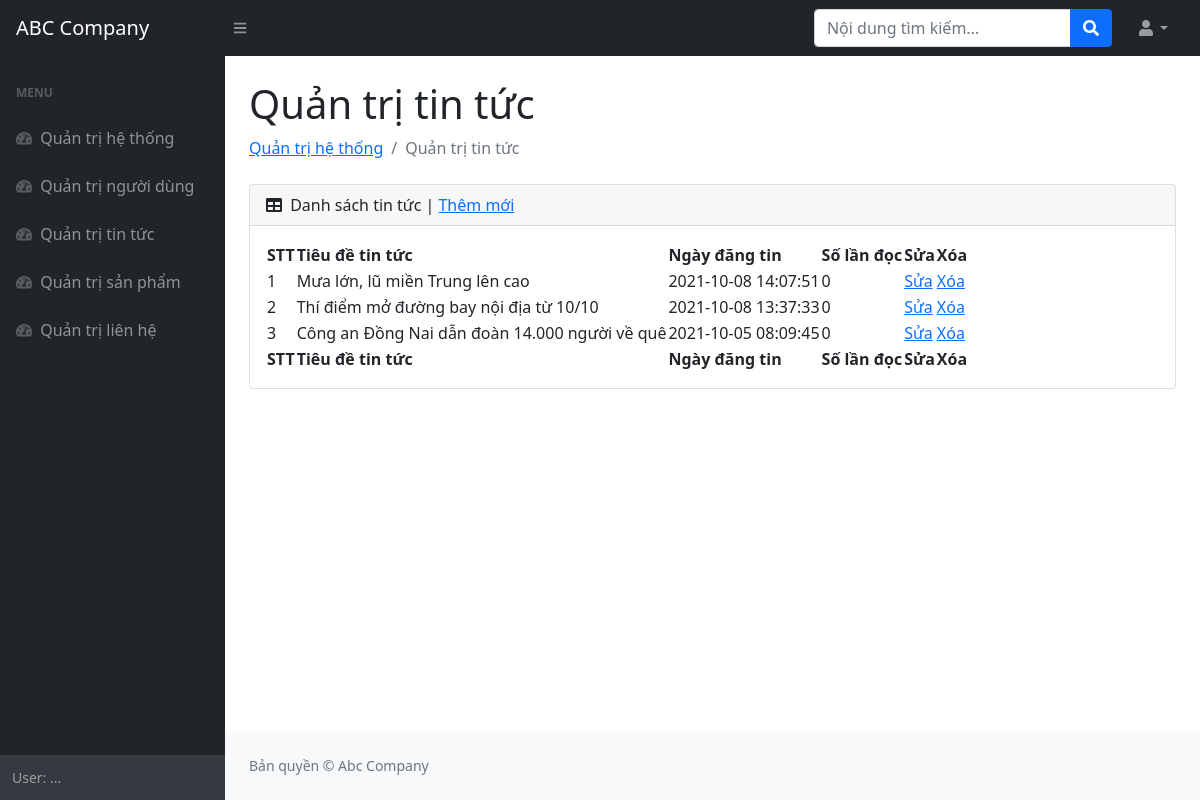
The app's page /admin/tin_tuc.php (signed in) with its own data.
### tables this page shows
CREATE TABLE `tbl_tin_tuc` (
  `id_tin_tuc` int(11) NOT NULL,
  `tieu_de` varchar(200) NOT NULL,
  `mo_ta` varchar(500) NOT NULL,
  `noi_dung` text NOT NULL,
  `anh_minh_hoa` varchar(200) DEFAULT NULL,
  `so_lan_doc` int(11) NOT NULL DEFAULT '0',
  `ngay_dang` timestamp NOT NULL DEFAULT CURRENT_TIMESTAMP,
  `ghi_chu` text
);

### admin/tin_tuc.php (the view, shortened to what this page needs)
<!DOCTYPE html>
<html lang="en">
    <head>
        <link href="https://cdn.jsdelivr.net/npm/simple-datatables@latest/dist/style.css" rel="stylesheet" />
        <link href="css/styles.css" rel="stylesheet" />
    </head>
    <body class="sb-nav-fixed">
        <nav class="sb-topnav navbar navbar-expand navbar-dark bg-dark">
            <a class="navbar-brand ps-3" href="../index.php">ABC Company</a>
            <button class="btn btn-link btn-sm order-1 order-lg-0 me-4 me-lg-0" id="sidebarToggle" href="#!"><i class="fas fa-bars"></i></button>
            <form class="d-none d-md-inline-block form-inline ms-auto me-0 me-md-3 my-2 my-md-0">
                <div class="input-group">
                    <input class="form-control" type="text" placeholder="Nội dung tìm kiếm..." aria-label="Nội dung tìm kiếm..." aria-describedby="btnNavbarSearch" />
                    <button class="btn btn-primary" id="btnNavbarSearch" type="button"><i class="fas fa-search"></i></button>
                </div>
            </form>
            <ul class="navbar-nav ms-auto ms-md-0 me-3 me-lg-4">
                <li class="nav-item dropdown">
                    <a class="nav-link dropdown-toggle" id="navbarDropdown" href="#" role="button" data-bs-toggle="dropdown" aria-expanded="false"><i class="fas fa-user fa-fw"></i></a>
                </li>
            </ul>
        </nav>
        <div id="layoutSidenav">
            <div id="layoutSidenav_nav">
                <nav class="sb-sidenav accordion sb-sidenav-dark" id="sidenavAccordion">
                    <div class="sb-sidenav-menu">
                        <div class="nav">
                            <div class="sb-sidenav-menu-heading">MENU</div>
                            <a class="nav-link" href="index.php">
                                <div class="sb-nav-link-icon"><i class="fas fa-tachometer-alt"></i></div>
                                Quản trị hệ thống
                            </a>
                            <a class="nav-link" href="nguoi_dung.php">
                                <div class="sb-nav-link-icon"><i class="fas fa-tachometer-alt"></i></div>
                                Quản trị người dùng
                            </a>
                            <a class="nav-link" href="tin_tuc.php">
                                <div class="sb-nav-link-icon"><i class="fas fa-tachometer-alt"></i></div>
                                Quản trị tin tức
                            </a>
                            <a class="nav-link" href="san_pham.php">
                                <div class="sb-nav-link-icon"><i class="fas fa-tachometer-alt"></i></div>
                                Quản trị sản phẩm
                            </a>
                            <a class="nav-link" href="lien_he.php">
                                <div class="sb-nav-link-icon"><i class="fas fa-tachometer-alt"></i></div>
                                Quản trị liên hệ
                            </a>
                        </div>
                    </div>
                    <div class="sb-sidenav-footer">
                        <div class="small">User: ...</div>
                    </div>
                </nav>
            </div>
            <div id="layoutSidenav_content">
                <main>
                    <div class="container-fluid px-4">
                        <h1 class="mt-4">Quản trị tin tức</h1>
                        <ol class="breadcrumb mb-4">
                            <li class="breadcrumb-item"><a href="index.php">Quản trị hệ thống</a></li>
                            <li class="breadcrumb-item active">Quản trị tin tức</li>
                        </ol>
                        <div class="card mb-4">
                            <div class="card-header">
                                <i class="fas fa-table me-1"></i>
                                Danh sách tin tức | <a href="tin_tuc_them_moi.php">Thêm mới</a>
                            </div>
                            <div class="card-body">
                                <table id="datatablesSimple">
                                    <thead>
                                        <tr>
                                            <th>STT</th>
                                            <th>Tiêu đề tin tức</th>
                                            <th>Ngày đăng tin</th>
                                            <th>Số lần đọc</th>
                                            <th>Sửa</th>
                                            <th>Xóa</th>
                                        </tr>
                                    </thead>
                                    <tfoot>
                                        <tr>
                                            <th>STT</th>
                                            <th>Tiêu đề tin tức</th>
                                            <th>Ngày đăng tin</th>
                                            <th>Số lần đọc</th>
                                            <th>Sửa</th>
                                            <th>Xóa</th>
                                        </tr>
                                    </tfoot>
                                    <tbody>
                                    <?php
                                        include("../config.php");
                                        $sql = "
                                                  SELECT *
                                                  FROM tbl_tin_tuc
                                                  ORDER BY id_tin_tuc DESC
                                        ";
                                        $tin_tuc = mysqli_query($ket_noi, $sql);
                                        $i=0;
                                        while ($row = mysqli_fetch_array($tin_tuc)) {
                                            $i++;
                                    ;?>
                                        <tr>
                                            <td><?php echo $i;?></td>
                                            <td><?php echo $row["tieu_de"];?></td>
                                            <td><?php echo $row["ngay_dang"];?></td>
                                            <td><?php echo $row["so_lan_doc"];?></td>
                                            <td><a href="tin_tuc_sua.php?id=<?php echo $row["id_tin_tuc"];?>">Sửa</a></td>
                                            <td><a href="tin_tuc_xoa.php?id=<?php echo $row["id_tin_tuc"];?>">Xóa</a></td>
                                        </tr>
                                    <?php
                                        }
                                    ;?>
                                    </tbody>
                                </table>
                            </div>
                        </div>
                    </div>
                </main>
                <footer class="py-4 bg-light mt-auto">
                    <div class="container-fluid px-4">
                        <div class="d-flex align-items-center justify-content-between small">
                            <div class="text-muted">Bản quyền &copy; Abc Company</div>
                        </div>
                    </div>
                </footer>
            </div>
        </div>
    </body>
</html>

### records on screen
tbl_tin_tuc: tieu_de "Mưa lớn, lũ miền Trung lên cao", ngay_dang "2021-10-08 14:07:51", so_lan_doc "0"
tbl_tin_tuc: tieu_de "Thí điểm mở đường bay nội địa từ 10/10", ngay_dang "2021-10-08 13:37:33", so_lan_doc "0"
tbl_tin_tuc: tieu_de "Công an Đồng Nai dẫn đoàn 14.000 người về quê", ngay_dang "2021-10-05 08:09:45", so_lan_doc "0"
